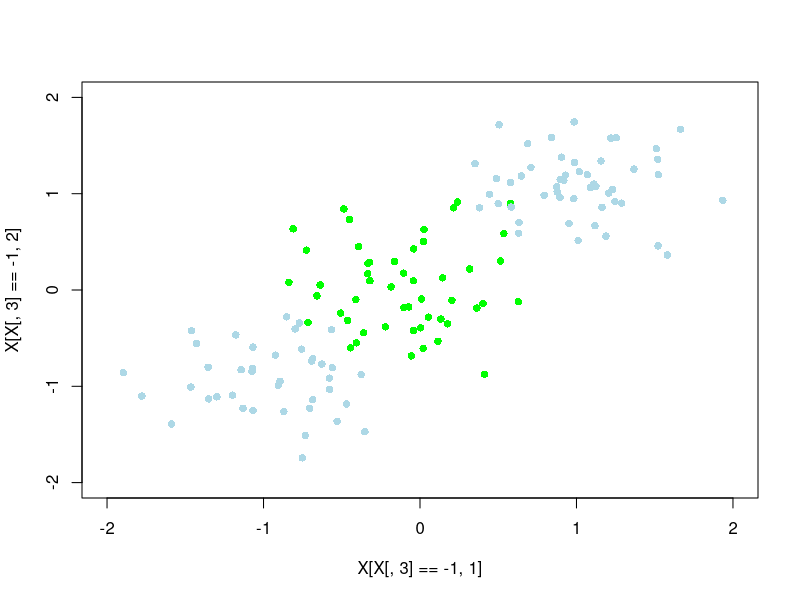
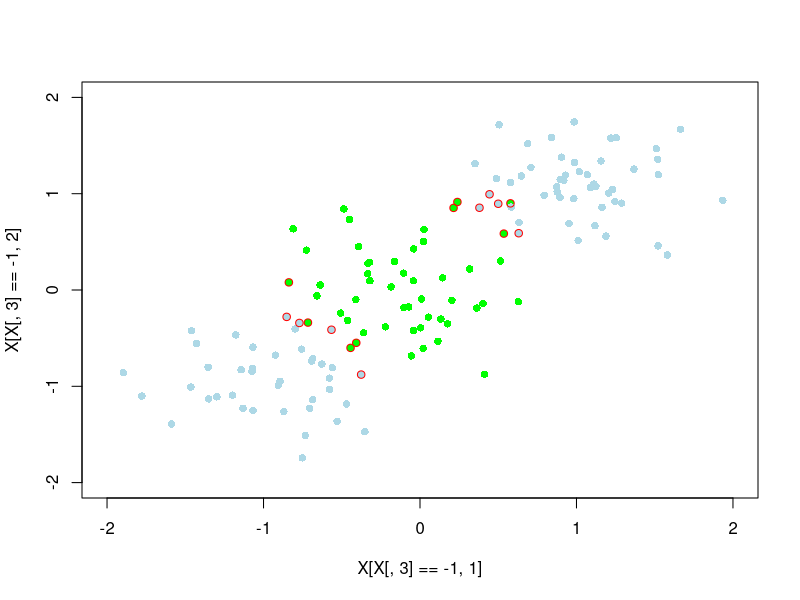
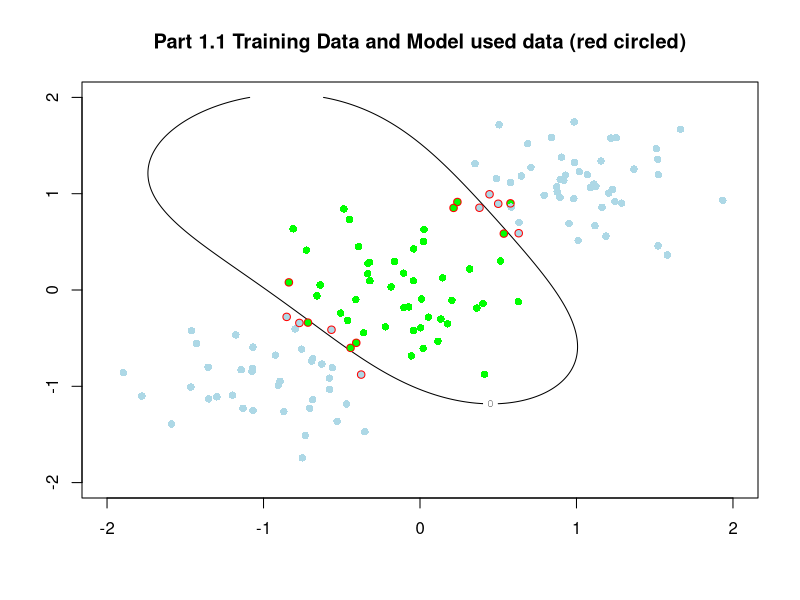

These charts were generated, in order, by the following R code:
library(mvtnorm)
library(quadprog)
library(Matrix)

set.seed(7675)
x1.tmp <- cbind(rmvnorm(50,c(0,0),matrix(c(0.15,0,0,0.15),2,2)),1)
x2.tmp <- cbind(rmvnorm(50,c(1,1),matrix(c(0.15,0,0,0.15),2,2)),2)
x3.tmp <- cbind(rmvnorm(40,c(-1,-1),matrix(c(0.15,0,0,0.15),2,2)),2)

X <- rbind(x1.tmp,x2.tmp,x3.tmp)



# Solution: Most of the HW7 code are reusable. 
# For the reusable part, directly copy from HW7.R
# Changes:
#   1. dvec, since the minimize target function changed
#   2. AMat and bvect, since the constrain is changed

# modify X to have correct class indices
X[X[,3]==1,3] <- -1
X[X[,3]==2,3] <- 1

plot(X[X[,3]==-1,1],X[X[,3]==-1,2],pch=16,col="green",xlim=c(-2,2),ylim=c(-2,2))
points(X[X[,3]==1,1],X[X[,3]==1,2],pch=16,col="lightblue")


# kenrel 1
ker_1 <- function(x,y){
    return(exp(-0.5 * t(x-y) %*% (x-y)))
}

# Calculate grad matrix
## sub function: calculate the diag
Gram_diag_element <- function(x, distanceFun){
    return(distanceFun(x,x))
}

GramMat <- function(xVec,kernelFun){
    Gram_diag <- diag( apply(xVec, 1, Gram_diag_element, distanceFun = kernelFun) ) # n * n diag
    Gram_dist <- proxy::dist(xVec, method=kernelFun) # n-1 * n-1 mat
    
    return(as.matrix(Gram_dist) + Gram_diag)
}

# Dmat
DMat <- function(Tvec, GramMat){
    return(Tvec %*% t(Tvec) * GramMat)
    # In our case Tvec %*% t(Tvec) provides a 'sign' matrix for GramMat
}

# dvec
# This is different from HW7
dVec <- function(n){
    return(rep(0,n))
}

# Amat 
# This is different from HW7
AMat <- function(tn){
    IMat <- diag(length(tn))
    OneVect <- rep(1, length(tn))
    return(cbind(cbind(tn, IMat), cbind(-IMat, OneVect)))
}

# bvec
# This is different from HW7
bVec <- function(n, Nu){
    c1 <- rep(0,n+1)
    c2 <- rep(-1/n, n)
    c3 <- Nu
    return(c(c1,c2,c3))
}

# calculate B
findB <- function(tN, aN, Gmat){
    bN <- tN - colSums(aN * tN * Gmat)
    return(mean(bN))
}

# prediction
calcY <- function(xNew, tN, aN, xVec, b.num, kenrelFun){
    GramCol <- apply(xVec, 1, kenrelFun, y=xNew)
    return( sum(aN*tN*GramCol) + b.num )
}

xVec <- X[,1:2]
tN <- X[,3]

#### Data: Predicting
one.dim <- seq(-2,2,0.01)
all.x <- expand.grid(x = one.dim, y = one.dim)


Nu <- 0.1 ## I used several different Nu, and decide pick 0.1

GramMatrix_1 <- GramMat(xVec, ker_1)
DMatrix_1 <- DMat(tN, GramMatrix_1)
DVector_1 <- dVec(length(tN))
AMatrix_1 <- AMat(tN)
bVector_1 <- bVec(length(tN), Nu)
Solution_1 <- solve.QP(nearPD(DMatrix_1)$mat, DVector_1, AMatrix_1, bVector_1, meq=1)


## Model and Model used points
importantPointIndex <- which((abs(Solution_1$solution) > 0.001))
model.1.data <- xVec[importantPointIndex,]
b_1 <- findB(tN[importantPointIndex], Solution_1$solution[importantPointIndex], GramMatrix_1[importantPointIndex,importantPointIndex])
plot(X[X[,3]==-1,1],X[X[,3]==-1,2],pch=16,col="green",xlim=c(-2,2),ylim=c(-2,2))
points(X[X[,3]==1,1],X[X[,3]==1,2],pch=16,col="lightblue")
points(model.1.data[, 1], model.1.data[, 2], pch=1,col='red')


## Draw Prediction and Model used points
## This may consume more than 1 minute
prediction_1 <- apply(  all.x, 1, calcY, tN = tN[importantPointIndex], 
                        aN = Solution_1$solution[importantPointIndex], 
                        xVec = xVec[importantPointIndex,], 
                        b.num = b_1,
                        kenrelFun = ker_1)

predic_1_matrix <- matrix(prediction_1, nrow = length(one.dim))
contour(x=one.dim, y=one.dim, z=predic_1_matrix, level=c(-1,0,1), xlim = c(-2,2), ylim=c(-2,2))
title("Part 1.1 Training Data and Model used data (red circled)")
points(X[X[,3]==-1,1],X[X[,3]==-1,2],pch=16,col="green",xlim=c(-2,2),ylim=c(-2,2))
points(X[X[,3]==1,1],X[X[,3]==1,2],pch=16,col="lightblue")
points(model.1.data[, 1], model.1.data[, 2], pch=1,col='red')
